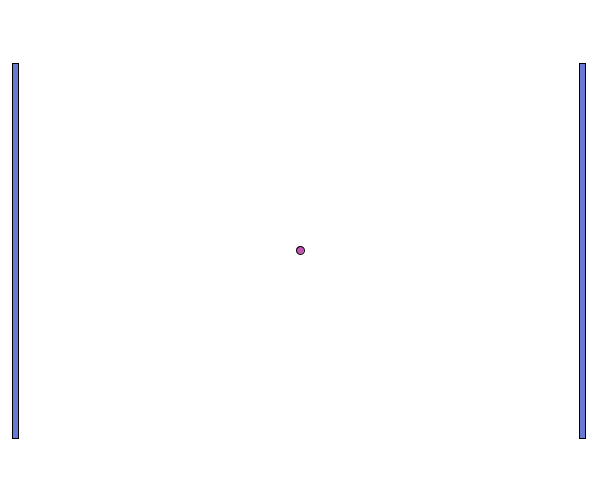
Frame 1 (no input)
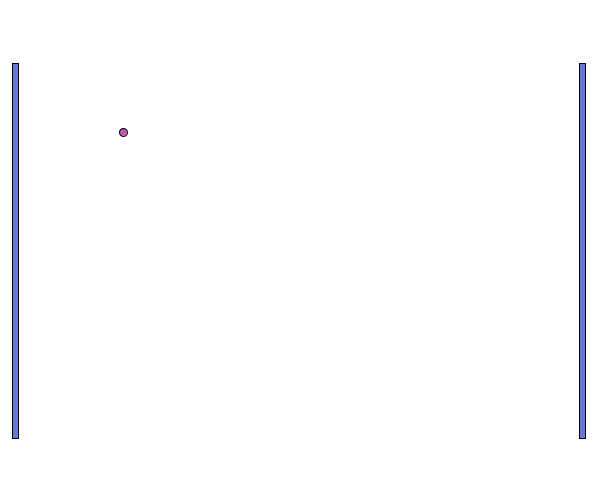
Frame 60 (the mouse pressed at the canvas centre just before this capture)
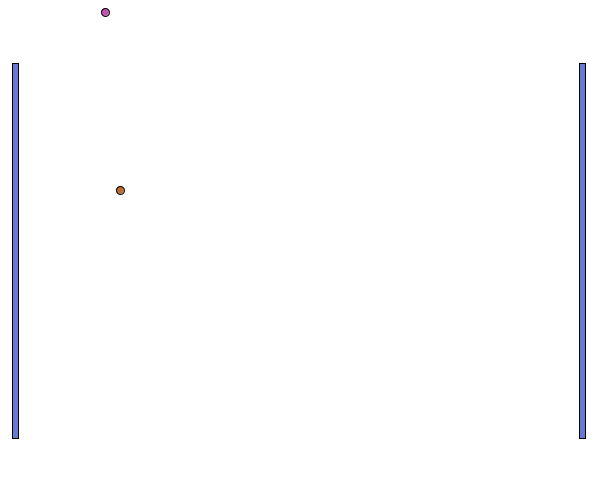
Frame 120 (the mouse held since frame 60 and released just before this capture)

The Processing sketch that drew these frames (run headless with seeded random() and noise(); from frame 60 on, the mouse is pressed at the canvas centre):

// Processing sketch: BallPaddle
// ── BallPaddle.pde
/* To Do
 Ball Collisions
 Pseudocode other class
 Configuring the Game - setting initial variables (i.e. paddle speed)
 Screen Saver Pong or 1-Player Pong: paddle.y=ball.y
 */

/* Notes
 - Spawning Ball Instances: separating Setup() from draw() from mousePressed()
 - See ballCounter Variable in driver global variables
 - Note: should be static, encapsulated variable in Ball Class (note difference from final variable)
 */

//Global Variables and Ovjects
final int ballCount = 10; //Hack of Static Variable (not the same as static)
Ball[] balls = new Ball[ballCount]; //Not just an array, but an array list
int ballCounter = balls.length - balls.length; // How to get "Zero but use another value"
Paddle paddle;
//
void setup() {
  size (600, 500); //fullScreen(), displayWidth, displayHeight;
  //
  balls[ballCounter] = new Ball(width, height); 
  paddle = new Paddle(width, height); //For the Constructor
  //
  ballCounter +=1;
}//End setup()

void draw() {
  background(255);
  for ( int i = 0; i<ballCounter; i++ ) { //Controls each ball
    balls[i].draw(); //Variables and Contructor
    balls[i].directionYSetter(paddle.paddleXLeftGetter(), paddle.paddleYLeftGetter(), paddle.paddleXRightGetter(), paddle.paddleYRightGetter(), paddle.paddleWidthGetter(), paddle.paddleHeightGetter());
  }
  paddle.draw();
}//End draw()

void keyPressed() {
}//End keyPressed

void mousePressed() {
  //println(ballCounter);
  if ( ballCounter >= balls.length ) { //Game Quit based on ball counting
    exit(); //Eventually will become a button
  } else { 
    ballCounter += 1; //Note: sequentially, this incrementing creates a problem for the next for loop
    // Thus, the FOR Loop deals with the difference between human and computer numbering.
  }
  for ( int i = ballCounter-1; i<ballCounter; i++ ) { //Constructor for other balls should not be run
    balls[i] = new Ball(width, height); 
    balls[i].draw(); //Completes Constructor, teaching opportunity
  }
}//End mousePressed

// ── Ball.pde
private class Ball {
  //Variables
  private int ballX, ballY, ballMoveX, ballMoveY, directionX=0, directionY=0;
  private int ballSpeedX, ballSpeedY;
  private int ballStartX, ballStartY, ballDiameter; //Will be final variables
  private color colour, colourFillReset=#FFFFFF;
  private int scorePlayer1, scorePlayer2;
  private Boolean ballXGoal;
  //
  //int ballCount = 5; //requires pure java class for true static varaibles (does not need instantiated object)
  //needs to be coded first in Processing
  //
  //Constructor, populates the variables
  public Ball(float widthParameter, float heightParameter) { //Passsing Geometry
    ballStartX = int(widthParameter/2); //will begin as one varaible, but might change b/c easter egg
    ballStartY = int(heightParameter/2); //see above
    this.ballX = ballStartX; //ALways starts in middle
    this.ballY = ballStartY;
    this.ballXGoal = false;
    ballDiameter = int(widthParameter/70); //Will soon need a procedure for this or a choice of code
    float smallerNumber, largerNumber; //Geometry estimate of size
    if (widthParameter>=heightParameter) { // Speed multiplier
      largerNumber = widthParameter;
      smallerNumber = heightParameter;
    } else {
      largerNumber = heightParameter;
      smallerNumber = widthParameter;
    }//End larger number
    float geometryMultiplier = round ( largerNumber/1000 ); //Note: floor, round, ceiling
    if ( geometryMultiplier < 1 ) geometryMultiplier = 1;
    println(smallerNumber, largerNumber, geometryMultiplier);
    ballSpeedX = int( random (1, 5) ) * int ( geometryMultiplier ); //Not best practice to repeat code, but OK
    ballSpeedY = int( random (1, 5) ) * int ( geometryMultiplier ); //Here b/c "next line"
    colour = color(int( random(50, 200) ), int( random(50, 200) ), int( random(50, 200) ));
    while ( directionX == 0 ) { 
      directionX = int (random (-2, 2) );
    }//End WHILE
    while ( directionY == 0 ) { 
      directionY = int (random (-2, 2) );
    }//End WHILE
  }//End Constructor
  //
  public void draw() {
    ballDraw();
    gamePlay();
  }//End draw
  //
  private void ballDraw() {
    //Background here will cover each individual ball
    fill(colour);
    ellipse(ballX, ballY, ballDiameter, ballDiameter);
    fill(colourFillReset); //Reset fill
  }//End ballDraw
  //
  private void gamePlay() {
    //Scoring on Left and Right Goals, resetting variables to decrease system resourses
    if ( ballX < (width*0)+ballDiameter || ballX > width - ballDiameter) { //Net Detection
      ballXGoal = true;
      if (ballX < (width*0)+ballDiameter ) { //Goal for left player
        ballX = (width*0)+(ballDiameter/4);
        ballY = ballY; //Variable becomes "final" here
      }
      if ( ballX > width - ballDiameter ) { //Goal for right player
        ballX = (width)-(ballDiameter/4);
        ballY = ballY; //Variable becomes "final" here
      }
    } //End Net Detection
    //
    //Top and Bottom Boundary Bounce, accounting for increased ball movement per "step"
    // Bounce of Top and Bottom: bounce is a range and we move the ball if out-of-bounds
    if ( (ballY >= height*0 && ballY <= height*0+ballDiameter) || ( ballY <= height && ballY >= height-ballDiameter ) ) directionY =  directionY * (-1);
    if ( ballY < 0 || ballY > height ) {
      directionY =  directionY * (-1);
      if (ballY < 0) ballY = height*0 - (ballDiameter/2);
      if (ballY > height) ballY = height - (ballDiameter/2);
    }
    //
    //Ball "Step"
    if (ballXGoal == true) { //EMPTY IF to skip ball arithmetic, when score happens
    } else {
      ballMoveX = ballSpeedX*directionX;
      ballMoveY = ballSpeedY*directionY;
      ballX += ballMoveX;
      ballY += ballMoveY;
    }
    //
  }//End gamePlay
  //
  int ballXGetter() {
    return ballX;
  }//End ballXGetter
  int ballYGetter() {
    return ballY;
  }//End ballYGetter
  int ballDiameterGetter() {
    return ballDiameter;
  }//End ballDiameterGetter
  void directionYSetter(int paddleXLeft, int paddleYLeft, int paddleXRight, int paddleYRight, int paddleWidth, int paddleHeight) {
    if (ballX <= width*1/4) { //Left Paddle Only
      if ( ballY >= paddleYLeft && ballY <= paddleYLeft+paddleHeight ) {
        if (ballX <= paddleXLeft+paddleWidth+ballDiameter ) directionX = directionX * (-1); //Could be one line, see below
      }//End ballY IF
    }
    //Right Paddle Only, one line example, cascading if
    if (ballX >= width*3/4) if ( ballY >= paddleYRight && ballY <= paddleYRight+paddleHeight ) if (ballX >= paddleXRight - ballDiameter) directionX = directionX * (-1); 
    //Simlified Further by &&, single conditional
    //Note: Prototype with if's, then simply conditional
  }//End directionYSetter
  //
}//End Ball

// ── Paddle.pde
private class Paddle {
  //Variables
  private color colour;
  private int paddleXLeft, paddleXRight, paddleYLeft, paddleYRight, paddleWidth, paddleHeight;
  private int yMove; //Possible Easteregg to move paddles differently requires two vars
  private boolean upLeft=false, downLeft=false, stopLeft=false, upRight=false, downRight=false, stopRight=false;

  //Constructor, populates the variables
  public Paddle (float widthParameter, float heightParameter) { //Passsing Geometry
    this.colour = color (int(random(100, 255)), int(random(50, 255)), int(random(175, 255)));
    paddleWidth = int(heightParameter*1/80); //no "this" thus no change ever
    paddleXRight = int(widthParameter*39/40) - paddleWidth;
    paddleXLeft = int(heightParameter*1/40);
    paddleHeight = int(heightParameter*3/4);
    this.paddleYLeft = int(heightParameter*1/2) - paddleHeight*1/2;
    this.paddleYRight = paddleYLeft; 
    this.upLeft = false;
    this.downLeft = false;
    this.stopLeft=false;
    this.upRight = false;
    this.downRight = false;
    this.stopRight=false;
    int paddleSpeed = 5; //Previously a User initiated value
    this.yMove = int( (heightParameter / heightParameter) * paddleSpeed);
  }//End Constructor
  //
  void draw() {
    //Background here will cover each individual ball
    fill(colour);
    gamePlay(); //Arithmetic Code, Security Feature
    rect (paddleXLeft, paddleYLeft, paddleWidth, paddleHeight);
    rect (paddleXRight, paddleYRight, paddleWidth, paddleHeight);
    fill(0); //Reset fill
  }//End draw
  //
  void gamePlay() {
    // Moving Left Paddle
    if ( upLeft == true && downLeft == false) {
      paddleYLeft -= yMove;
      stopLeft = false;
    }
    if (upLeft == false && downLeft == true) {
      paddleYLeft += yMove;
      stopLeft = false;
    }
    if ( stopLeft== true ) {
      upLeft = false;
      downLeft = false;
    }
    // Moving Right Paddle
    if ( upRight == true && downRight == false) {
      paddleYRight -= yMove;
      stopRight = false;
    }
    if (upRight == false && downRight == true) {
      paddleYRight += yMove;
      stopRight = false;
    }
    if ( stopRight== true ) {
      upRight = false;
      downRight = false;
    }
    // Redrawing Paddle if too High
    if ( paddleYLeft < height * 0) paddleYLeft = 0;
    if (paddleYLeft  > height - paddleHeight ) paddleYLeft = height - paddleHeight;
    //
    // Redrawing Paddle if too Low
    if ( paddleYRight < height * 0) paddleYRight = 0;
    if (paddleYRight > height - paddleHeight ) paddleYRight = height - paddleHeight;
    //
  }//End gamePlay
  //
  // Getters and Setters
  int paddleXLeftGetter() {
    return paddleXLeft;
  }//End Paddle X Left Getter
  int paddleXRightGetter() {
    return paddleXRight;
  }//End Paddle X Left Getter
  int paddleWidthGetter() {
    return paddleWidth;
  }//End Paddle X Left Getter
  int paddleYLeftGetter() {
    return paddleYLeft;
  }//End Paddle X Left Getter
  int paddleYRightGetter() {
    return paddleYRight;
  }//End Paddle X Left Getter
  int paddleHeightGetter() {
    return paddleHeight;
  }//End paddleHeight Getter
}//End Ball
